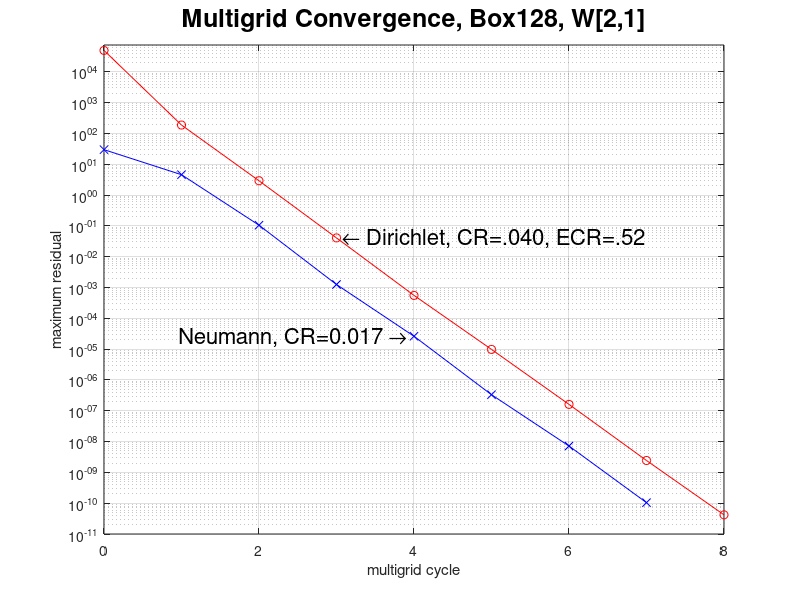

Recreate this plot in MATLAB.

clear;
% legend('Grid: box128.order4. 04/01/14','BC: DDDDDD.','Fourth-order accurate.','2.4e+06 points. 5 levels.','CR=0.040, ECR=0.52, W[2,1]');
t=[0 1 2 3 4 5 6 7 8 ];
defect=[6.553e+04 3.016e+02 1.255e+01 4.547e-01 1.530e-02 5.930e-04 2.415e-05 1.100e-06 5.210e-08 ];


t=[0 1 2 3 4 5 6 7 8 ];
defect=[4.915e+04 1.863e+02 2.902e+00 4.059e-02 5.531e-04 9.775e-06 1.607e-07 2.428e-09 4.190e-11 ];
tn=[0 1 2 3 4 5 6 7 ];
defectn=[2.961e+01 4.565e+00 1.049e-01 1.247e-03 2.615e-05 3.313e-07 7.160e-09 1.041e-10 ];
clf
set(gca,'FontSize',16);
plot(t,defect,'r-o',tn,defectn,'b-x');
title('Multigrid Convergence, Box128, W[2,1]','FontSize',18);
ylabel('maximum residual');
xlabel('multigrid cycle');
set(gca,'YScale','log');
grid on
% legend('BC=Dirichlet','BC=Neumann');
text(t(4),defect(4),' \leftarrow Dirichlet, CR=.040, ECR=.52','HorizontalAlignment','left','FontSize',16);
text(tn(5),defectn(5),'Neumann, CR=0.017 \rightarrow ','HorizontalAlignment','right','FontSize',16);

yMax=max(defect(1),defectn(1))*1.5;
yMin=1.e-11;
set(gca,'YLim',[yMin yMax]);

% print -depsc2 residual.box128.order4.DN.eps


%legend('Grid: box128. 03/07/17','BC: DDDDDD.','Second-order accurate.','2.4e+06 points. 5 levels.','CR=0.016, ECR=0.43, W[2,1]');
% legend('Grid: box128. 03/07/17','BC: MMMNNN.','Second-order accurate.','2.4e+06 points. 5 levels.','CR=0.017, ECR=0.44, W[2,1]');
